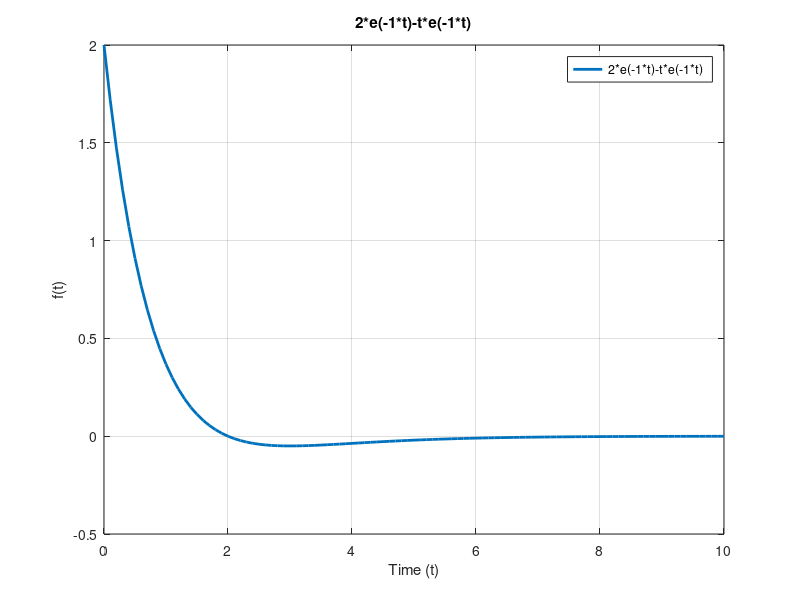

The MATLAB source for this figure:
t = 0:0.1:10; 
f_t = (2*exp(-t)-t.*exp(-t)) .* (t >= 0);

plot(t, f_t, 'LineWidth', 2);
xlabel('Time (t)');
ylabel('f(t)');
title('2*e(-1*t)-t*e(-1*t)');
grid on;
legend('2*e(-1*t)-t*e(-1*t)');